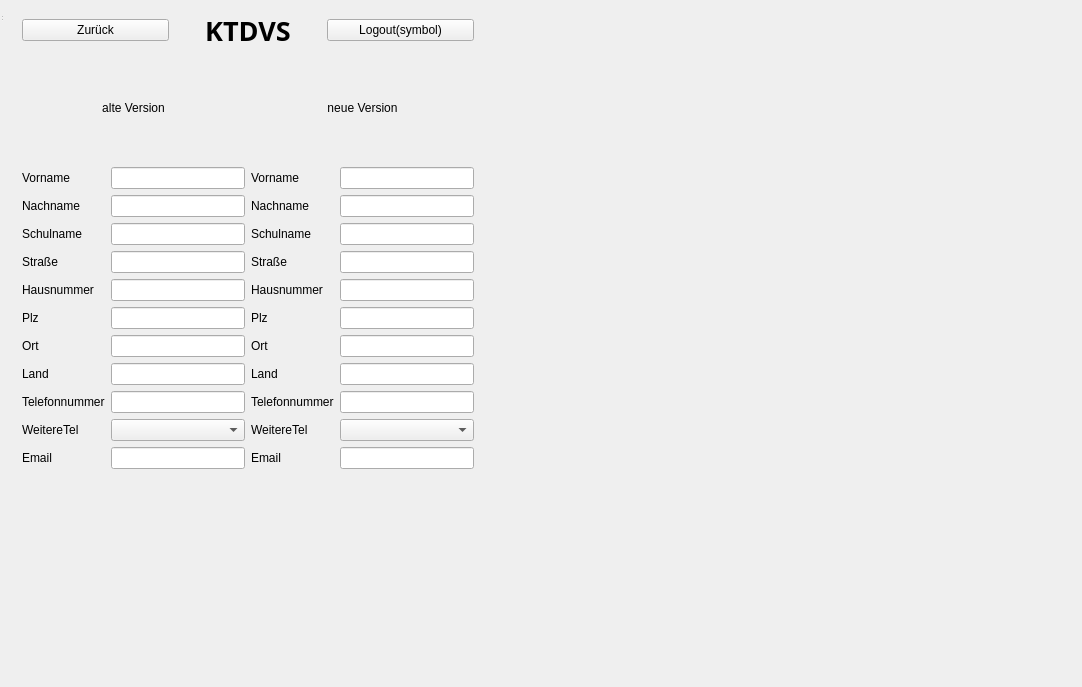
<?xml version="1.0" encoding="UTF-8"?>
<ui version="4.0">
 <class>View_VersionsverlaufDetailliert</class>
 <widget class="QWidget" name="View_VersionsverlaufDetailliert">
  <property name="geometry">
   <rect>
    <x>0</x>
    <y>0</y>
    <width>1082</width>
    <height>687</height>
   </rect>
  </property>
  <property name="windowTitle">
   <string>MainWindow</string>
  </property>
  <widget class="QWidget" name="centralwidget" native="true">
   <property name="geometry">
    <rect>
     <x>20</x>
     <y>10</y>
     <width>771</width>
     <height>561</height>
    </rect>
   </property>
   <widget class="QWidget" name="layoutWidget">
    <property name="geometry">
     <rect>
      <x>2</x>
      <y>2</y>
      <width>452</width>
      <height>457</height>
     </rect>
    </property>
    <layout class="QVBoxLayout" name="verticalLayout_7">
     <item>
      <layout class="QHBoxLayout" name="horizontalLayout_5">
       <item>
        <widget class="QPushButton" name="zurueck">
         <property name="text">
          <string>Zurück</string>
         </property>
        </widget>
       </item>
       <item>
        <widget class="QLabel" name="KTDVS_2">
         <property name="font">
          <font>
           <family>Arial Black</family>
           <pointsize>20</pointsize>
           <weight>75</weight>
           <bold>true</bold>
          </font>
         </property>
         <property name="text">
          <string>KTDVS</string>
         </property>
         <property name="alignment">
          <set>Qt::AlignCenter</set>
         </property>
        </widget>
       </item>
       <item>
        <widget class="QPushButton" name="logout">
         <property name="text">
          <string>Logout(symbol)</string>
         </property>
        </widget>
       </item>
      </layout>
     </item>
     <item>
      <layout class="QHBoxLayout" name="alteVersion">
       <item>
        <layout class="QVBoxLayout" name="verticalLayout_6">
         <item>
          <layout class="QHBoxLayout" name="horizontalLayout_3">
           <item>
            <widget class="QLabel" name="label_2">
             <property name="text">
              <string>alte Version</string>
             </property>
             <property name="alignment">
              <set>Qt::AlignCenter</set>
             </property>
            </widget>
           </item>
          </layout>
         </item>
         <item>
          <layout class="QHBoxLayout" name="horizontalLayout_2">
           <item>
            <layout class="QVBoxLayout" name="verticalLayout_3">
             <item>
              <widget class="QLabel" name="vorname">
               <property name="text">
                <string>Vorname</string>
               </property>
              </widget>
             </item>
             <item>
              <widget class="QLabel" name="nachname_alt">
               <property name="text">
                <string>Nachname</string>
               </property>
              </widget>
             </item>
             <item>
              <widget class="QLabel" name="schulname_alt">
               <property name="text">
                <string>Schulname</string>
               </property>
              </widget>
             </item>
             <item>
              <widget class="QLabel" name="strasse_alt">
               <property name="text">
                <string>Straße</string>
               </property>
              </widget>
             </item>
             <item>
              <widget class="QLabel" name="hausnummer_alt">
               <property name="text">
                <string>Hausnummer</string>
               </property>
              </widget>
             </item>
             <item>
              <widget class="QLabel" name="plz_alt">
               <property name="text">
                <string>Plz</string>
               </property>
              </widget>
             </item>
             <item>
              <widget class="QLabel" name="ort_alt">
               <property name="text">
                <string>Ort</string>
               </property>
              </widget>
             </item>
             <item>
              <widget class="QLabel" name="land_alt">
               <property name="text">
                <string>Land</string>
               </property>
              </widget>
             </item>
             <item>
              <widget class="QLabel" name="telefonnummern_alt">
               <property name="text">
                <string>Telefonnummer</string>
               </property>
              </widget>
             </item>
             <item>
              <widget class="QLabel" name="weitereTel">
               <property name="text">
                <string>WeitereTel</string>
               </property>
              </widget>
             </item>
             <item>
              <widget class="QLabel" name="email_alt">
               <property name="text">
                <string>Email</string>
               </property>
              </widget>
             </item>
            </layout>
           </item>
           <item>
            <layout class="QVBoxLayout" name="verticalLayout_4">
             <item>
              <widget class="QLineEdit" name="lineEdit_1">
               <property name="enabled">
                <bool>true</bool>
               </property>
              </widget>
             </item>
             <item>
              <widget class="QLineEdit" name="lineEdit_2"/>
             </item>
             <item>
              <widget class="QLineEdit" name="lineEdit_3"/>
             </item>
             <item>
              <widget class="QLineEdit" name="lineEdit_4"/>
             </item>
             <item>
              <widget class="QLineEdit" name="lineEdit_5"/>
             </item>
             <item>
              <widget class="QLineEdit" name="lineEdit_6"/>
             </item>
             <item>
              <widget class="QLineEdit" name="lineEdit_7"/>
             </item>
             <item>
              <widget class="QLineEdit" name="lineEdit_8"/>
             </item>
             <item>
              <widget class="QLineEdit" name="lineEdit_9"/>
             </item>
             <item>
              <widget class="QComboBox" name="comboBox_alt"/>
             </item>
             <item>
              <widget class="QLineEdit" name="lineEdit_10"/>
             </item>
            </layout>
           </item>
          </layout>
         </item>
        </layout>
       </item>
       <item>
        <layout class="QVBoxLayout" name="verticalLayout_5">
         <item>
          <layout class="QHBoxLayout" name="ueberschriftAltVers_4">
           <item>
            <widget class="QLabel" name="label_35">
             <property name="text">
              <string>neue Version</string>
             </property>
             <property name="alignment">
              <set>Qt::AlignCenter</set>
             </property>
            </widget>
           </item>
          </layout>
         </item>
         <item>
          <layout class="QHBoxLayout" name="horizontalLayout">
           <item>
            <layout class="QVBoxLayout" name="verticalLayout_2">
             <item>
              <widget class="QLabel" name="vorname_neu">
               <property name="text">
                <string>Vorname</string>
               </property>
              </widget>
             </item>
             <item>
              <widget class="QLabel" name="nachname_neu">
               <property name="text">
                <string>Nachname</string>
               </property>
              </widget>
             </item>
             <item>
              <widget class="QLabel" name="schulname_neu">
               <property name="text">
                <string>Schulname</string>
               </property>
              </widget>
             </item>
             <item>
              <widget class="QLabel" name="strasse_neu">
               <property name="text">
                <string>Straße</string>
               </property>
              </widget>
             </item>
             <item>
              <widget class="QLabel" name="hausnummer_neu">
               <property name="text">
                <string>Hausnummer</string>
               </property>
              </widget>
             </item>
             <item>
              <widget class="QLabel" name="plz_neu">
               <property name="text">
                <string>Plz</string>
               </property>
              </widget>
             </item>
             <item>
              <widget class="QLabel" name="ort_neu">
               <property name="text">
                <string>Ort</string>
               </property>
              </widget>
             </item>
             <item>
              <widget class="QLabel" name="land_neu">
               <property name="text">
                <string>Land</string>
               </property>
              </widget>
             </item>
             <item>
              <widget class="QLabel" name="telefonnummer_neu">
               <property name="text">
                <string>Telefonnummer</string>
               </property>
              </widget>
             </item>
             <item>
              <widget class="QLabel" name="weitereTel_neu">
               <property name="text">
                <string>WeitereTel</string>
               </property>
              </widget>
             </item>
             <item>
              <widget class="QLabel" name="email_neu">
               <property name="text">
                <string>Email</string>
               </property>
              </widget>
             </item>
            </layout>
           </item>
           <item>
            <layout class="QVBoxLayout" name="verticalLayout">
             <item>
              <widget class="QLineEdit" name="lineEdit_21"/>
             </item>
             <item>
              <widget class="QLineEdit" name="lineEdit_22"/>
             </item>
             <item>
              <widget class="QLineEdit" name="lineEdit_23"/>
             </item>
             <item>
              <widget class="QLineEdit" name="lineEdit_24"/>
             </item>
             <item>
              <widget class="QLineEdit" name="lineEdit_25"/>
             </item>
             <item>
              <widget class="QLineEdit" name="lineEdit_26"/>
             </item>
             <item>
              <widget class="QLineEdit" name="lineEdit_27"/>
             </item>
             <item>
              <widget class="QLineEdit" name="lineEdit_28"/>
             </item>
             <item>
              <widget class="QLineEdit" name="lineEdit_29"/>
             </item>
             <item>
              <widget class="QComboBox" name="comboBox_neu"/>
             </item>
             <item>
              <widget class="QLineEdit" name="lineEdit_30"/>
             </item>
            </layout>
           </item>
          </layout>
         </item>
        </layout>
       </item>
      </layout>
     </item>
    </layout>
   </widget>
  </widget>
  <widget class="QStatusBar" name="statusbar">
   <property name="geometry">
    <rect>
     <x>0</x>
     <y>0</y>
     <width>3</width>
     <height>22</height>
    </rect>
   </property>
  </widget>
 </widget>
 <resources/>
 <connections/>
</ui>
